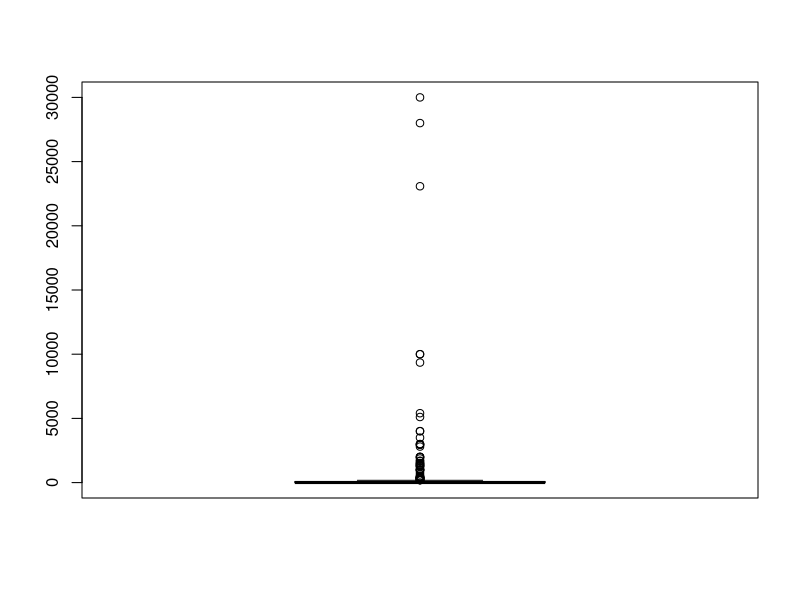
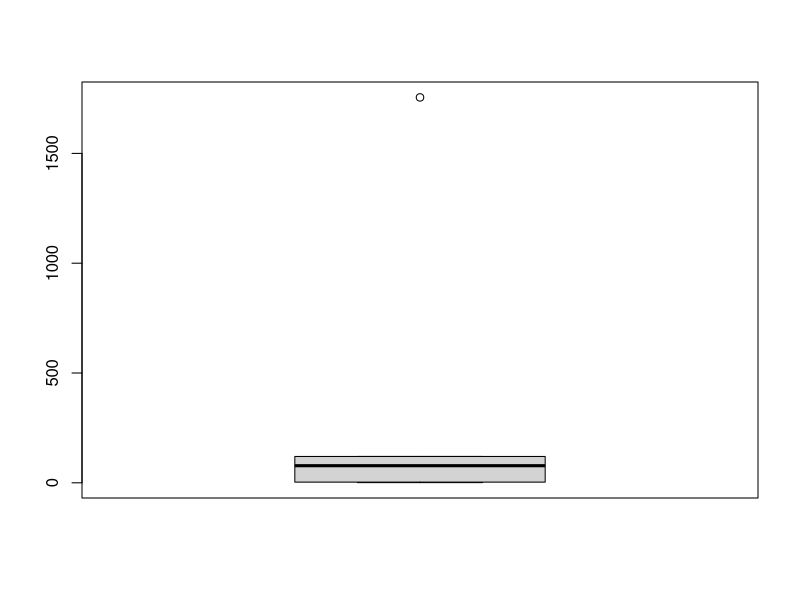
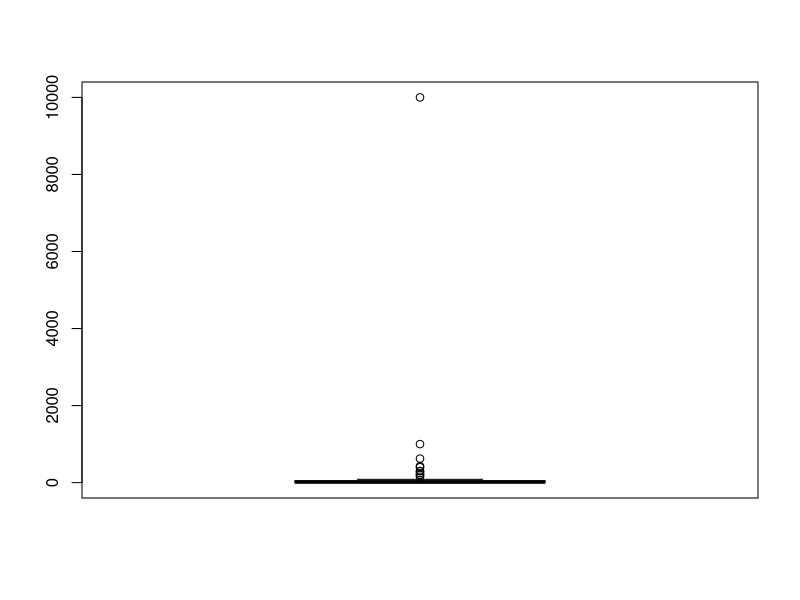
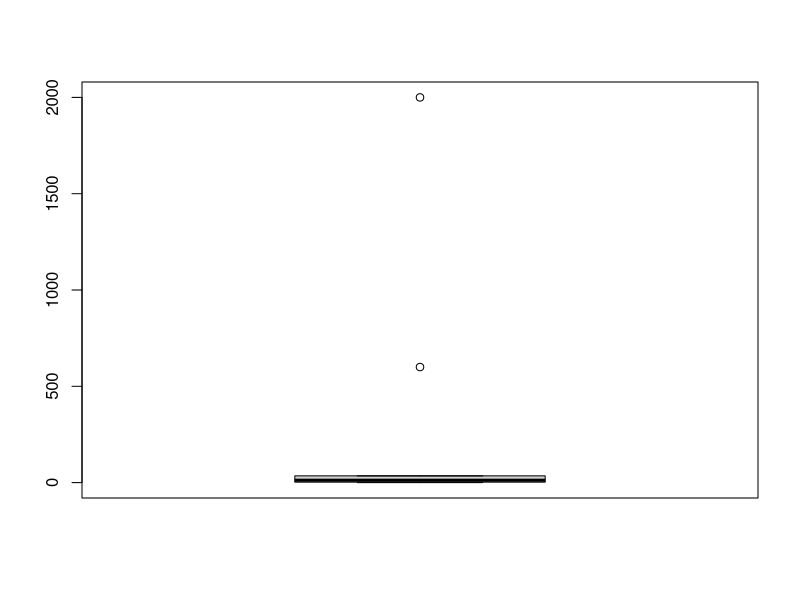
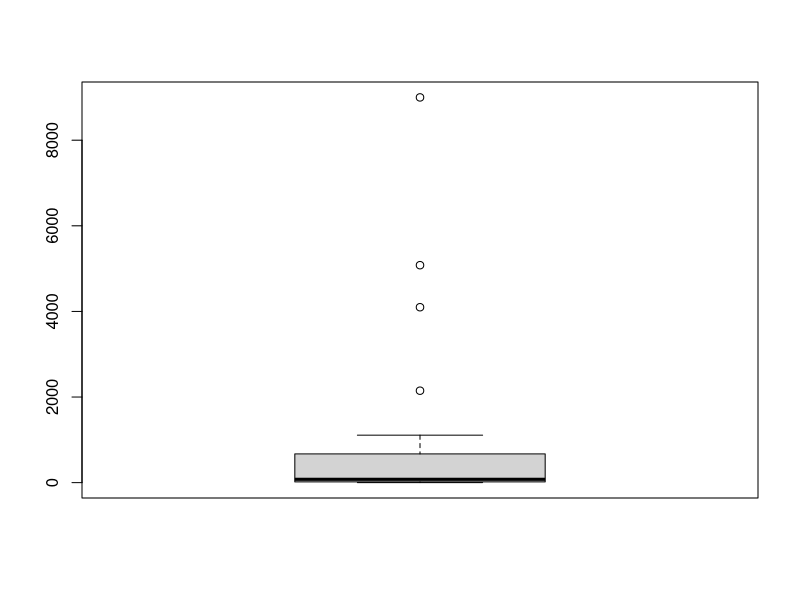

The R source for these figures, in order: (Note: this script raises an error after producing the figures.)
## ---- chunk 1
knitr::opts_chunk$set(eval=T, echo=T)
## ---- chunk 2
# Carga de datos
raw.data <- read.csv('volcano_eruptions.csv')

# Estructura de los datos
str(raw.data)
## ---- chunk 3
# Se eliminan los valores totales
data <-  raw.data[, 1:26]

# Se elimina month(2), day(3), name(6), location(7), agent(16)
data <- data[, -c(2, 3, 6, 7, 16)]

## ---- chunk 4
# Resumen de estos atributos
summary(data[, c('Associated_tsunami', 'Associated_earthquake')])
## ---- chunk 5
# Tsunami a 0/1
data[, 'Associated_tsunami'] <- as.character(data[, 'Associated_tsunami'])
data[data$Associated_tsunami == '', 'Associated_tsunami'] <- 0
data[data$Associated_tsunami == 'TSU', 'Associated_tsunami'] <- 1
data[, 'Associated_tsunami'] <- as.integer(data[, 'Associated_tsunami'])

# Vacíos a NAs terremoto
data[, 'Associated_earthquake'] <- as.character(data[, 'Associated_earthquake'])
data[data$Associated_earthquake == '', 'Associated_earthquake'] <- 0
data[data$Associated_earthquake == 'EQ', 'Associated_earthquake'] <- 1
data[, 'Associated_earthquake'] <- as.integer(data[, 'Associated_earthquake'])
## ---- chunk 6
# Resumen de los datos
summary(data)
## ---- chunk 7
# Valores extremos de muertes
boxplot(data$Deaths)
## ---- chunk 8
# Detalle de observaciones con muertos superiores a 8000
data[data$Deaths > 8000 &  !is.na(data$Deaths) , ]
## ---- chunk 9
# Valores extremos de desaparecidos
boxplot(data$Missing)
## ---- chunk 10
# Detalle de observaciones con número de desaparecidos superior a 1000
data[data$Missing > 1000 &  !is.na(data$Missing) , ]
## ---- chunk 11
# Valores extremos de heridos
boxplot(data$Injuries)
## ---- chunk 12
# Valores extremos de coste material
boxplot(data$Damage_million_dollars)
## ---- chunk 13
# Detalle de observaciones con coste material superior a 500 millones de dolares
data[data$Damage_million_dollars > 500 &  !is.na(data$Damage_million_dollars) , ]
## ---- chunk 14
# Valores extremos de casas destruidas
boxplot(data$Houses_destroyed)
## ---- chunk 15
# Detalle de observaciones con casas destruidas por encima de 2000
data[data$Houses_destroyed > 2000 &  !is.na(data$Houses_destroyed) , ]
## ---- chunk 16
# Se almacenan los datos
write.csv(data, "clean_volcano_eruptions.csv", row.names = FALSE)
## ---- chunk 17
data <- read.csv("clean_volcano_eruptions.csv")
## ---- chunk 18
# Distribucion de los datos por fecha
hist(data$Year)
## ---- chunk 19
# Distribucion de los datos por fecha
hist(data$VEI)
## ---- chunk 20
plot(data$Year, data$VEI)
## ---- chunk 21
# Subconjunto de datos modernos
modern.data <- data[data$Year > 1500, ]
## ---- chunk 22
plot(modern.data$Year, modern.data$VEI)
## ---- chunk 23
library(ggplot2)
mp <- NULL
mapWorld <- borders("world", colour="gray50", fill="gray50") 
mp <- ggplot() +   mapWorld

mp <- mp + geom_point(aes(x = data$Longitude, y = data$Latitude) , color = "Blue", size = 3) 
mp
## ---- chunk 24
# Datos con VEI no nulo
VEI.data <- modern.data[!is.na(modern.data$VEI), ]
## ---- chunk 25
mp <- NULL
mapWorld <- borders("world", colour="gray50", fill="gray50") 
mp <- ggplot() +   mapWorld

mp <- mp + geom_point(aes(x = VEI.data$Longitude, y = VEI.data$Latitude, color = VEI.data$VEI), size = 2) 

mp + scale_color_gradient(low="blue", high="red")
## ---- chunk 26
# Historgrama de numero de muertes
hist(data[!is.na(data$Deaths), 'Deaths'])
## ---- chunk 27
# Numero de muertes por año
plot(modern.data$Year, modern.data$Deaths_description)

# Numero de desaparecidos por año
plot(modern.data$Year, modern.data$Missing_description)

# Numero de heridos por año
plot(modern.data$Year, modern.data$Injuries_description)

# Numero de daños por año
plot(modern.data$Year, modern.data$Damage_description)

# Numero de casas destruidas por año
plot(modern.data$Year, modern.data$Houses_destroyed_description)

## ---- chunk 28
mp <- NULL
mapWorld <- borders("world", colour="gray50", fill="gray50") 
mp <- ggplot() +   mapWorld

mp <- mp + geom_point(aes(x = modern.data$Longitude, y = modern.data$Latitude, color = modern.data$Deaths_description), size = 2) 

mp + scale_color_gradient(low="blue", high="red")
